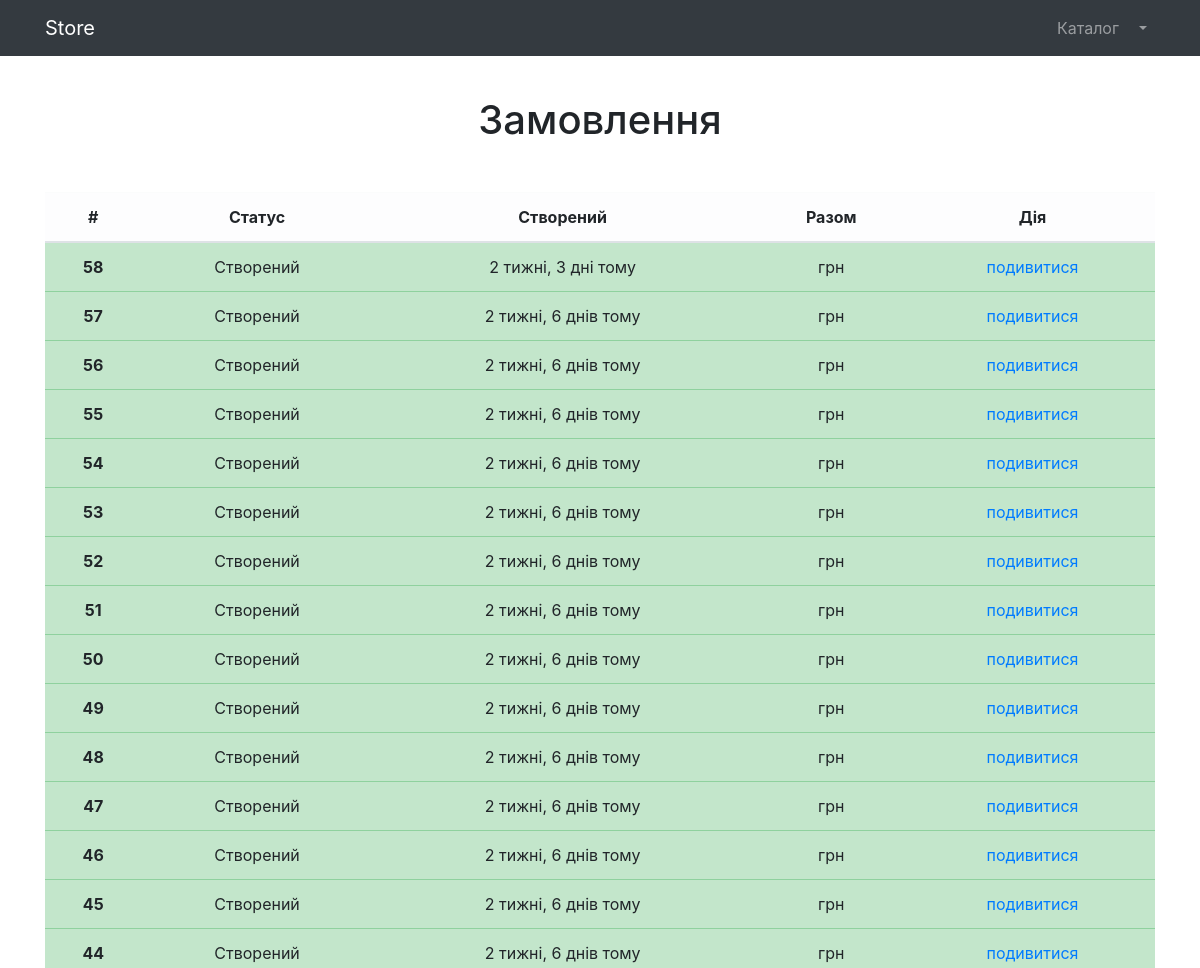
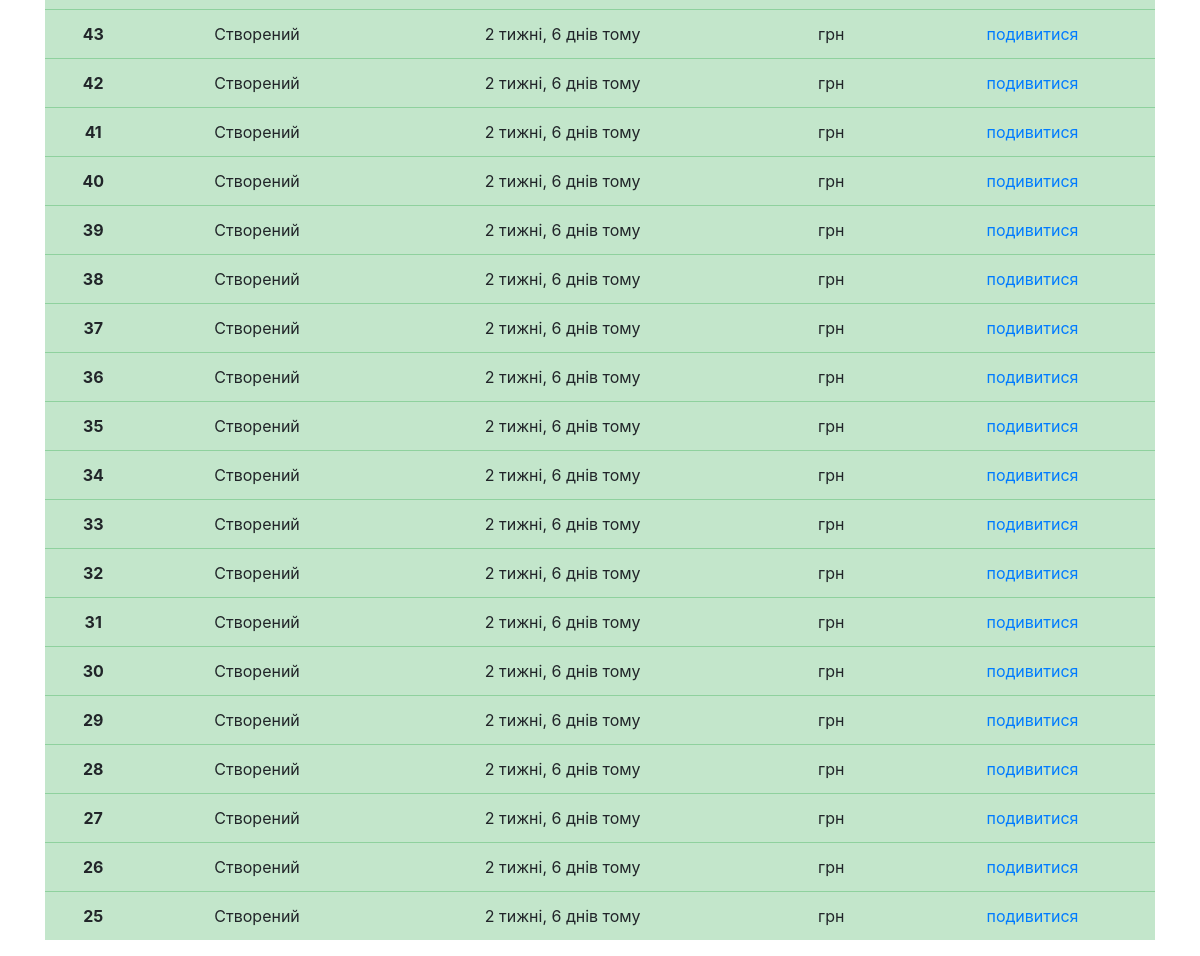
Screenshot of /orders/ (signed in) with the database file from the repository (2 pictures, top to bottom).
### orders/models.py (models this page shows, shortened)
class Order(models.Model):
    CREATED = 0
    PAID = 1
    ON_WAY = 2
    DELIVERED = 3
    STATUSES = (
            (CREATED, 'Створений'),
            (PAID, 'Оплачений'),
            (ON_WAY, 'В дорозі'),
            (DELIVERED, 'Доставлено'),
    )
    first_name = models.CharField(max_length=64)
    last_name = models.CharField(max_length=64)
    email = models.EmailField(max_length=256)
    address = models.CharField(max_length=256)
    basket_history = models.JSONField(default=dict)
    created = models.DateTimeField(auto_now_add=True)
    status = models.SmallIntegerField(default=CREATED, choices=STATUSES)
    initiator = models.ForeignKey(to=User, on_delete=models.CASCADE)

### orders/views.py (the view)
# urls.py: path('', OrderListView.as_view(), name='orders_list'),
class OrderListView(TitleMixin, ListView):
    template_name = 'orders/orders.html'
    title = 'Store - замовлення'
    queryset = Order.objects.all()
    ordering = ('-created')
    def get_queryset(self):
        queryset = super(OrderListView, self).get_queryset()
        return queryset.filter(initiator=self.request.user)

### common/views.py (called while the page is built)
    def get_context_data(self, **kwargs):
        context = super(TitleMixin, self).get_context_data(**kwargs)
        context["title"] = self.title
        return context

### products/context_processors.py (called while the page is built)
def baskets(request):
    user = request.user
    return {'baskets':Basket.objects.filter(user=user) if user.is_authenticated else []}

### orders/templates/orders/orders.html (shortened to what this page needs)
{% extends 'products/base.html' %}
{% load humanize %}
{% block content %}
<section>
  <div class="container pt-5">
    <div class="text-center mt-5">
      <h1>Замовлення</h1>
      <div class="orders mt-5">
        <table class="table">
          <thead>
            <tr class="table-light">
              <th scope="col">#</th>
              <th scope="col">Статус</th>
              <th scope="col">Створений</th>
              <th scope="col">Разом</th>
              <th scope="col">Дія</th>
            </tr>
          </thead>
          <tbody>
            {% for order in object_list %}
            <tr class="table-success">
              <th scope="row">{{order.id}}</th>
              <td>{{order.get_status_display}}</td>
              <td>{{order.created|naturaltime}}</td>
              <td>{{order.basket_history.total_sum|intcomma}} грн</td>
              <td>
                    <a href="{% url 'orders:order_detail' order.id %}"> подивитися </a>
              </td>
            </tr>
            {% endfor %}
          </tbody>
        </table>
      </div>
    </div>
  </div>
</section>
{% endblock %}

### rows the page displays
Order: id "58", status "Створений", created "2 тижні, 3 дні тому"
Order: id "57", status "Створений", created "2 тижні, 6 днів тому"
Order: id "56", status "Створений", created "2 тижні, 6 днів тому"
Order: id "55", status "Створений", created "2 тижні, 6 днів тому"
Order: id "54", status "Створений", created "2 тижні, 6 днів тому"
Order: id "53", status "Створений", created "2 тижні, 6 днів тому"
Order: id "52", status "Створений", created "2 тижні, 6 днів тому"
Order: id "51", status "Створений", created "2 тижні, 6 днів тому"
Order: id "50", status "Створений", created "2 тижні, 6 днів тому"
Order: id "49", status "Створений", created "2 тижні, 6 днів тому"
Order: id "48", status "Створений", created "2 тижні, 6 днів тому"
Order: id "47", status "Створений", created "2 тижні, 6 днів тому"
Order: id "46", status "Створений", created "2 тижні, 6 днів тому"
Order: id "45", status "Створений", created "2 тижні, 6 днів тому"
Order: id "44", status "Створений", created "2 тижні, 6 днів тому"
Order: id "43", status "Створений", created "2 тижні, 6 днів тому"
Order: id "42", status "Створений", created "2 тижні, 6 днів тому"
Order: id "41", status "Створений", created "2 тижні, 6 днів тому"
Order: id "40", status "Створений", created "2 тижні, 6 днів тому"
Order: id "39", status "Створений", created "2 тижні, 6 днів тому"
Order: id "38", status "Створений", created "2 тижні, 6 днів тому"
Order: id "37", status "Створений", created "2 тижні, 6 днів тому"
Order: id "36", status "Створений", created "2 тижні, 6 днів тому"
Order: id "35", status "Створений", created "2 тижні, 6 днів тому"
Order: id "34", status "Створений", created "2 тижні, 6 днів тому"
Order: id "33", status "Створений", created "2 тижні, 6 днів тому"
Order: id "32", status "Створений", created "2 тижні, 6 днів тому"
Order: id "31", status "Створений", created "2 тижні, 6 днів тому"
Order: id "30", status "Створений", created "2 тижні, 6 днів тому"
Order: id "29", status "Створений", created "2 тижні, 6 днів тому"
Order: id "28", status "Створений", created "2 тижні, 6 днів тому"
Order: id "27", status "Створений", created "2 тижні, 6 днів тому"
Order: id "26", status "Створений", created "2 тижні, 6 днів тому"
Order: id "25", status "Створений", created "2 тижні, 6 днів тому"
